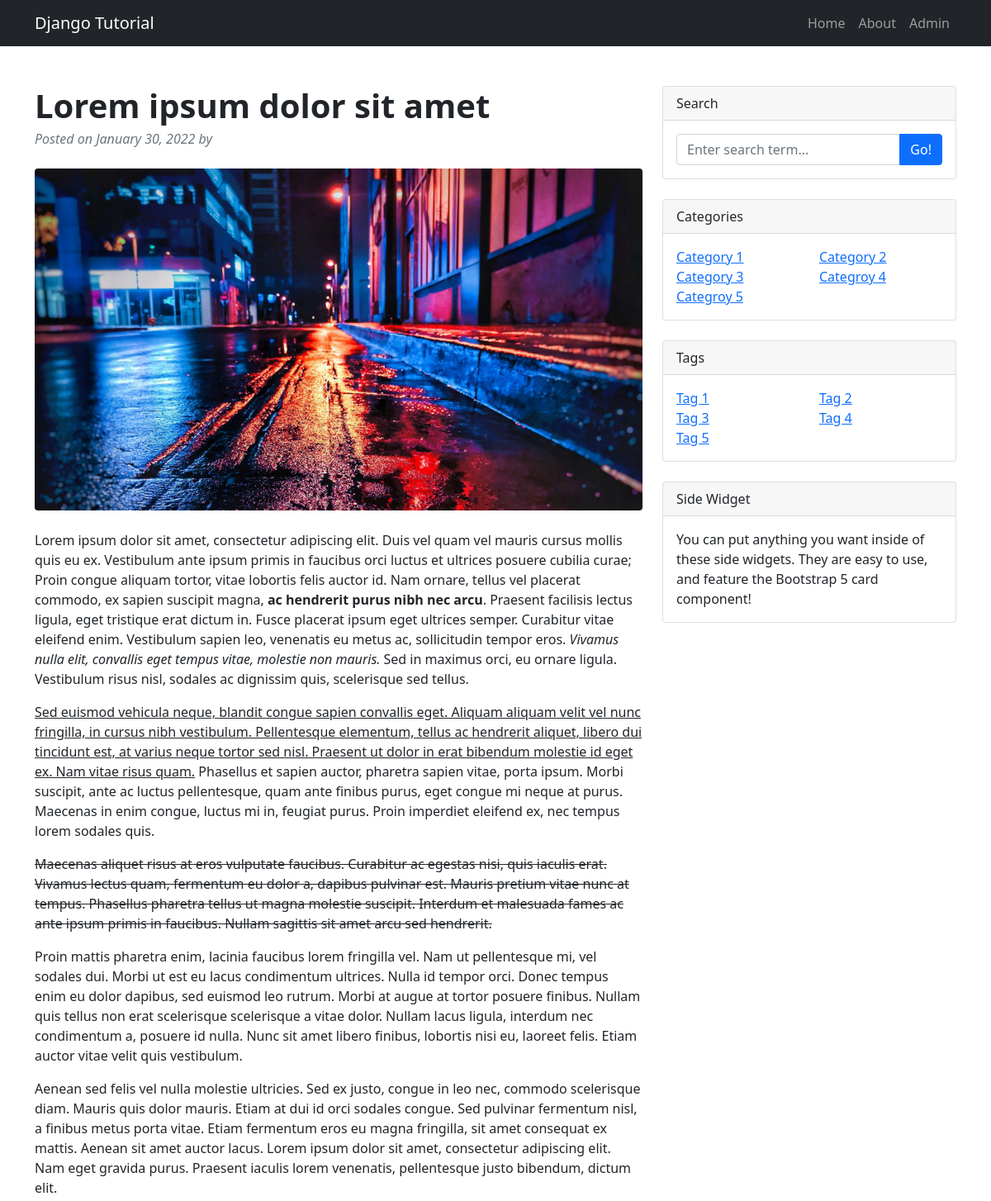
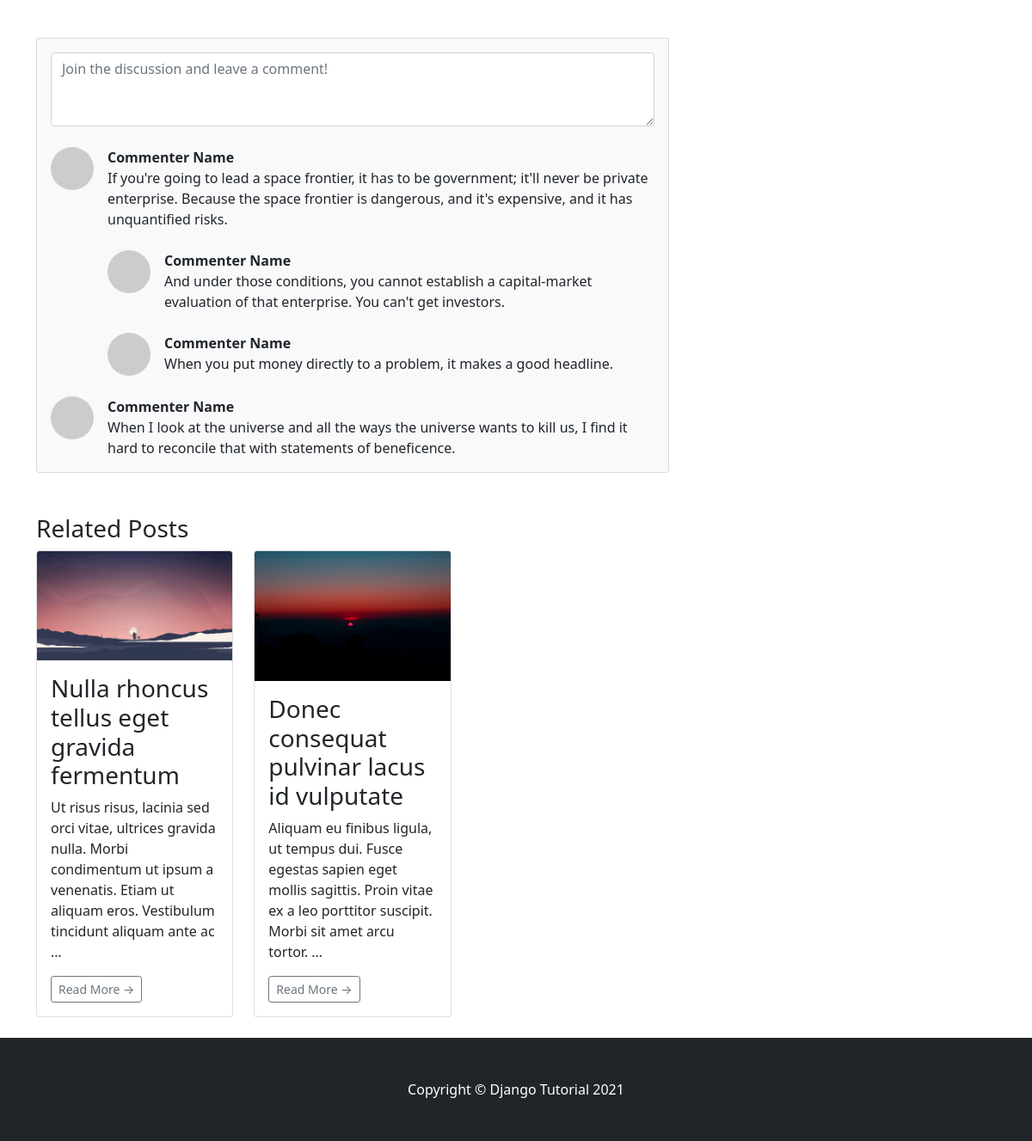
/post/lorem-ipsum-dolor-sit-amet, run on the app's committed database (2 pictures, top to bottom).
### blog/models.py (models this page shows, shortened)
class Site(models.Model):
    name = models.CharField(max_length=200)
    description = models.TextField()
    logo = models.ImageField(upload_to='logo/')

class Post(models.Model):
    title = models.CharField(max_length=200)
    slug = models.SlugField()
    content = RichTextField()
    featured_image = models.ImageField(upload_to='images/')
    is_published = models.BooleanField(default=False)
    created_at = models.DateField(auto_now=True)
    category = models.ForeignKey(Category, on_delete=models.CASCADE)
    tag = models.ManyToManyField(Tag)
    user = models.ForeignKey(settings.AUTH_USER_MODEL,
                             on_delete=models.CASCADE)

class Category(models.Model):
    name = models.CharField(max_length=200)
    slug = models.SlugField()
    description = models.TextField()
    class Meta:
        verbose_name_plural = "categories"

class Tag(models.Model):
    name = models.CharField(max_length=200)
    slug = models.SlugField()
    description = models.TextField()

### blog/views.py (the view)
# urls.py: path('post/<slug:slug>', views.post, name='post'),
def post(request, slug):
    site = Site.objects.first()
    requested_post = Post.objects.get(slug=slug)
    categories = Category.objects.all()
    tags = Tag.objects.all()
    post_tags = requested_post.tag.all()
    related_posts_ids = Post.objects.all().filter(tag__in=post_tags).exclude(id=requested_post.id).values_list('id')
    print(related_posts_ids)
    related_posts = Post.objects.filter(pk__in=related_posts_ids)
    return render(request, 'post.html', {
        'site': site,
        'post': requested_post,
        'categories': categories,
        'tags': tags,
        'related_posts': related_posts,
    })

### templates/post.html (shortened to what this page needs)
{% extends 'layout.html' %}
{% block content %}
    <div class="col-lg-8">
        <article>
            <header class="mb-4">
                <h1 class="fw-bolder mb-1">{{ post.title }}</h1>
                <div class="text-muted fst-italic mb-2">Posted on
                    {{ post.created_at|date:"F d, Y" }} by {{ post.user.name }}</div>
            </header>
            <figure class="mb-4"><img class="img-fluid rounded" src="{{ post.featured_image.url }}"
                    alt="..." /></figure>
            <section class="mb-5">
                {{ post.content|safe }}
            </section>
        </article>
        <section class="mb-5">
            <div class="card bg-light">
                <div class="card-body">
                    <form class="mb-4"><textarea class="form-control" rows="3"
                            placeholder="Join the discussion and leave a comment!"></textarea></form>
                    <div class="d-flex mb-4">
                        <div class="flex-shrink-0"><img class="rounded-circle"
                                src="https://dummyimage.com/50x50/ced4da/6c757d.jpg" alt="..." /></div>
                        <div class="ms-3">
                            <div class="fw-bold">Commenter Name</div>
                            If you're going to lead a space frontier, it has to be government; it'll never be
                            private enterprise. Because the space frontier is dangerous, and it's expensive, and
                            it has unquantified risks.
                            <div class="d-flex mt-4">
                                <div class="flex-shrink-0"><img class="rounded-circle"
                                        src="https://dummyimage.com/50x50/ced4da/6c757d.jpg" alt="..." /></div>
                                <div class="ms-3">
                                    <div class="fw-bold">Commenter Name</div>
                                    And under those conditions, you cannot establish a capital-market evaluation
                                    of that enterprise. You can't get investors.
                                </div>
                            </div>
                            <div class="d-flex mt-4">
                                <div class="flex-shrink-0"><img class="rounded-circle"
                                        src="https://dummyimage.com/50x50/ced4da/6c757d.jpg" alt="..." /></div>
                                <div class="ms-3">
                                    <div class="fw-bold">Commenter Name</div>
                                    When you put money directly to a problem, it makes a good headline.
                                </div>
                            </div>
                        </div>
                    </div>
                    <div class="d-flex">
                        <div class="flex-shrink-0"><img class="rounded-circle"
                                src="https://dummyimage.com/50x50/ced4da/6c757d.jpg" alt="..." /></div>
                        <div class="ms-3">
                            <div class="fw-bold">Commenter Name</div>
                            When I look at the universe and all the ways the universe wants to kill us, I find
                            it hard to reconcile that with statements of beneficence.
                        </div>
                    </div>
                </div>
            </div>
        </section>
        <h3>Related Posts</h3>
        <div class="row">
            {% for post in related_posts %}
                <div class="col-md-4">
                    <div class="card mb-4 box-shadow">
                        <img class="card-img-top" src="{{ post.featured_image.url }}" alt="{{ post.title }}">
                        <div class="card-body">
                            <h3 class="card-title">{{ post.title }}</h3>
                            <p class="card-text">{{ post.content|striptags|truncatewords_html:25 }}</p>
                            <div class="d-flex justify-content-between align-items-center">
                                <div class="btn-group">
                                    <a href="{% url 'post' post.slug %}"
                                    class="btn btn-sm btn-outline-secondary">Read
                                        More →</a>
                                </div>
                            </div>
                        </div>
                    </div>
                </div>
            {% endfor %}
        </div>
    </div>
    {% include 'vendor/sidebar.html' %}
{% endblock content %}

### templates/layout.html (shortened to what this page needs)
<!DOCTYPE html>
<html lang="en">
<head>
  <link href="https://cdn.jsdelivr.net/npm/bootstrap@5.1.3/dist/css/bootstrap.min.css" rel="stylesheet"
 />
  {% load static %}
  <link href="{% static "css/style.css" %}" rel="stylesheet">
</head>
<body>
  <nav class="navbar navbar-expand-lg navbar-dark bg-dark">
    <div class="container">
      <a class="navbar-brand" href="/">{{ site.name }}</a>
      <div class="collapse navbar-collapse" id="navbarSupportedContent">
        <ul class="navbar-nav ms-auto mb-2 mb-lg-0">
          <li class="nav-item"><a class="nav-link" href="/">Home</a></li>
          <li class="nav-item"><a class="nav-link" href="#">About</a></li>
          <li class="nav-item">
            <a class="nav-link" href="/admin">Admin</a>
          </li>
        </ul>
      </div>
    </div>
  </nav>
  <div class="container mt-5">
    <div class="row">{% block content %}{% endblock content %}</div>
  </div>
  <footer class="py-5 bg-dark">
    <div class="container">
      <p class="m-0 text-center text-white">
        Copyright &copy; {{ site.name }} 2021
      </p>
    </div>
  </footer>
</body>
</html>

### templates/vendor/sidebar.html (shortened to what this page needs)
<div class="col-lg-4">
    <div class="card mb-4">
        <div class="card-header">Search</div>
        <form class="card-body" action="{% url 'search' %}" method="POST" role="search">
            <div class="input-group">
                <input class="form-control" type="text" placeholder="Enter search term..."
                    aria-label="Enter search term..." aria-describedby="button-search" name="q" />
                <button class="btn btn-primary" id="button-search" type="submit">Go!</button>
            </div>
        </form>
    </div>
    <div class="card mb-4">
        <div class="card-header">Categories</div>
        <div class="card-body">
            <ul class="list-unstyled mb-0 row">
                {% for category in categories %}
                    <li class="col-sm-6"><a
                            href="{% url 'category' category.slug %}">{{ category.name }}</a>
                    </li>
                {% endfor %}
            </ul>
        </div>
    </div>
    <div class="card mb-4">
        <div class="card-header">Tags</div>
        <div class="card-body">
            <ul class="list-unstyled mb-0 row">
                {% for tag in tags %}
                    <li class="col-sm-6"><a
                            href="{% url 'tag' tag.slug %}">{{ tag.name }}</a>
                    </li>
                {% endfor %}
            </ul>
        </div>
    </div>
    <div class="card mb-4">
        <div class="card-header">Side Widget</div>
        <div class="card-body">You can put anything you want inside of these side widgets. They are easy to
            use, and feature the Bootstrap 5 card component!</div>
    </div>
</div>

### data on the page
Site: name "Django Tutorial"
Post: title "Lorem ipsum dolor sit amet", created_at "January 30, 2022", featured_image (picture), content "Lorem ipsum dolor sit amet, consectetur adipiscing elit. Duis vel quam vel mauris cursus mollis quis eu ex. Vestibulum ante ipsum primis in faucibus orci luctus et ultrices posuere cubilia curae; Proin congue aliquam tortor, vitae lobortis felis auctor id. Nam ornare, tellus vel placerat commodo, ex sapien suscipit magna, ac hendrerit purus nibh nec arcu . Praesent facilisis lectus ligula, eget tristique erat dictum in. Fusce placerat ipsum eget ultrices semper. Curabitur vitae eleifend enim. Vestibulum sapien leo, venenatis eu metus ac, sollicitudin tempor eros. Vivamus nulla elit, convallis eget tempus vitae, molestie non mauris. Sed in maximus orci, eu ornare ligula. Vestibulum risus…"
Post: featured_image (picture), title "Nulla rhoncus tellus eget gravida fermentum", content "Ut risus risus, lacinia sed orci vitae, ultrices gravida nulla. Morbi condimentum ut ipsum a venenatis. Etiam ut aliquam eros. Vestibulum tincidunt aliquam ante ac …"
Post: featured_image (picture), title "Donec consequat pulvinar lacus id vulputate", content "Aliquam eu finibus ligula, ut tempus dui. Fusce egestas sapien eget mollis sagittis. Proin vitae ex a leo porttitor suscipit. Morbi sit amet arcu tortor. …"
Category: name "Category 1"
Category: name "Category 2"
Category: name "Category 3"
Category: name "Categroy 4"
Category: name "Categroy 5"
Tag: name "Tag 1"
Tag: name "Tag 2"
Tag: name "Tag 3"
Tag: name "Tag 4"
Tag: name "Tag 5"
